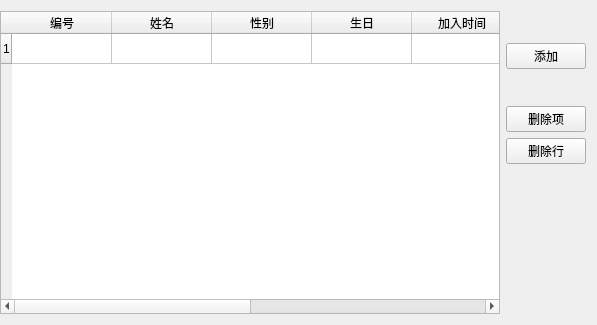
<?xml version="1.0" encoding="UTF-8"?>
<ui version="4.0">
 <class>DoctorInfoWidget</class>
 <widget class="QWidget" name="DoctorInfoWidget">
  <property name="geometry">
   <rect>
    <x>0</x>
    <y>0</y>
    <width>597</width>
    <height>325</height>
   </rect>
  </property>
  <property name="windowTitle">
   <string>Form</string>
  </property>
  <layout class="QHBoxLayout" name="horizontalLayout">
   <property name="leftMargin">
    <number>0</number>
   </property>
   <item>
    <widget class="QTableWidget" name="tableWidget">
     <row/>
     <column>
      <property name="text">
       <string>编号</string>
      </property>
     </column>
     <column>
      <property name="text">
       <string>姓名</string>
      </property>
     </column>
     <column>
      <property name="text">
       <string>性别</string>
      </property>
     </column>
     <column>
      <property name="text">
       <string>生日</string>
      </property>
     </column>
     <column>
      <property name="text">
       <string>加入时间</string>
      </property>
     </column>
     <column>
      <property name="text">
       <string>学习目标</string>
      </property>
     </column>
     <column>
      <property name="text">
       <string>当前进度</string>
      </property>
     </column>
     <column>
      <property name="text">
       <string>照片</string>
      </property>
     </column>
    </widget>
   </item>
   <item>
    <layout class="QVBoxLayout" name="verticalLayout">
     <item>
      <spacer name="verticalSpacer">
       <property name="orientation">
        <enum>Qt::Orientation::Vertical</enum>
       </property>
       <property name="sizeHint" stdset="0">
        <size>
         <width>20</width>
         <height>40</height>
        </size>
       </property>
      </spacer>
     </item>
     <item>
      <widget class="QPushButton" name="btnAdd">
       <property name="text">
        <string>添加</string>
       </property>
      </widget>
     </item>
     <item>
      <spacer name="verticalSpacer_2">
       <property name="orientation">
        <enum>Qt::Orientation::Vertical</enum>
       </property>
       <property name="sizeHint" stdset="0">
        <size>
         <width>20</width>
         <height>40</height>
        </size>
       </property>
      </spacer>
     </item>
     <item>
      <widget class="QPushButton" name="btnDeleteItem">
       <property name="text">
        <string>删除项</string>
       </property>
      </widget>
     </item>
     <item>
      <widget class="QPushButton" name="btnDeleteLine">
       <property name="text">
        <string>删除行</string>
       </property>
      </widget>
     </item>
     <item>
      <spacer name="verticalSpacer_4">
       <property name="orientation">
        <enum>Qt::Orientation::Vertical</enum>
       </property>
       <property name="sizeHint" stdset="0">
        <size>
         <width>20</width>
         <height>158</height>
        </size>
       </property>
      </spacer>
     </item>
    </layout>
   </item>
  </layout>
 </widget>
 <resources/>
 <connections/>
</ui>
